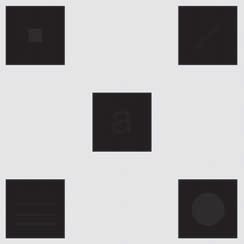
#> input picture datasets/image3.bmp, 244 x 244 px
$ jupyter execute semana2-2.6.ipynb
#> lines starting #> are read from the running program, lines starting #| are printed output that depends on the picture
[cell 1]
import cv2
import numpy as np
import matplotlib.pyplot as plt

from skimage.filters import rank

[cell 2]
def sliding_window_adaptive_histogram_equalization(image, window_size):
  """Implmentation of the SWAHE algorithm

  Args:
      image (np.ndarray): image in gray scale
      window_size (tuple2): a tuple for creating the sliding window

  Returns:
      np.ndarray: the return image
  """
  rows, cols = image.shape
  # Creates the output image with zeros
  output_image = np.zeros_like(image)

  # Create a Window Matrix
  window = np.ones(window_size)

  # Create the window sliding matrices
  local_hist = rank.windowed_histogram(image, window, n_bins=256)

  # iterate over the rows and cols of an image
  for i in range(rows):
    for j in range(cols):
      # create the cumulative distribution function for the local histogram
      cdf = np.cumsum(local_hist[i,j,:]) / np.sum(local_hist[i,j,:])
      # search in the cdf for the image intensity and i,j and multiply by 255
      output_image[i, j] = cdf[image[i,j]] * 255

  return output_image

[cell 3]
img = cv2.imread('../datasets/image3.bmp', cv2.IMREAD_GRAYSCALE)
#> img: shape (244, 244); min 32, max 253, mean 172.6

res = sliding_window_adaptive_histogram_equalization(img, (60,60))
#> after the loop in sliding_window_adaptive_histogram_equalization, `for i in range(rows):`:
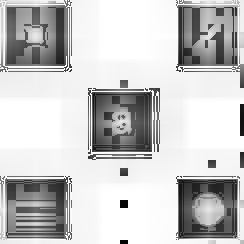
#> output_image: shape (244, 244); min 4, max 255, mean 199

plt.imshow(res, cmap='gray')

[cell 4]
img = cv2.imread('../datasets/image4.bmp', cv2.IMREAD_GRAYSCALE)
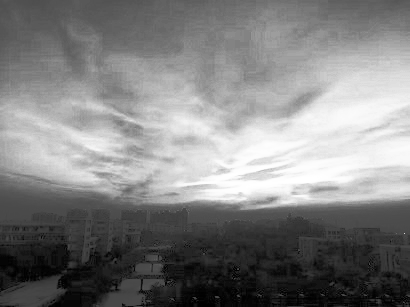
#> input picture datasets/image4.bmp, 410 x 307 px
#> img is the input picture: shape (307, 410); min 0, max 255, mean 128.9

res1 = sliding_window_adaptive_histogram_equalization(img, (50,50))
#> call 2 of sliding_window_adaptive_histogram_equalization, with window_size = (50, 50)
#> after the loop in sliding_window_adaptive_histogram_equalization (call 2), `for i in range(rows):`:
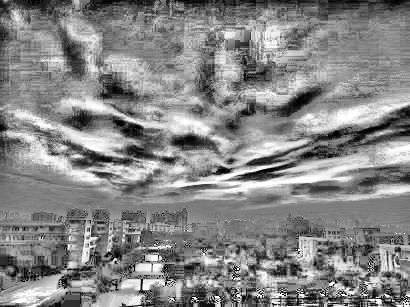
#> output_image: shape (307, 410); min 0, max 255, mean 133.8
res2 = sliding_window_adaptive_histogram_equalization(img, (150,150))
#> call 3 of sliding_window_adaptive_histogram_equalization, with window_size = (150, 150)
#> after the loop in sliding_window_adaptive_histogram_equalization (call 3), `for i in range(rows):`:
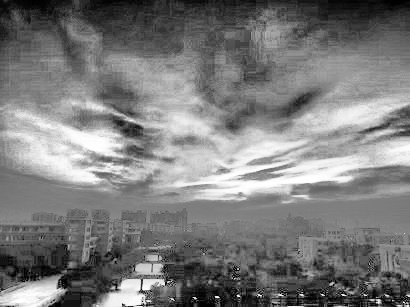
#> output_image: shape (307, 410); min 0, max 255, mean 123.8

fig, axes = plt.subplots(1,3, figsize=(15,9))

axes[0].set_title("Original")
axes[0].imshow(img, cmap='gray')
axes[1].set_title("SWAHE 50x50")
axes[1].imshow(res1, cmap='gray')
axes[2].set_title("SWAHE 150x150")
axes[2].imshow(res2, cmap='gray')
